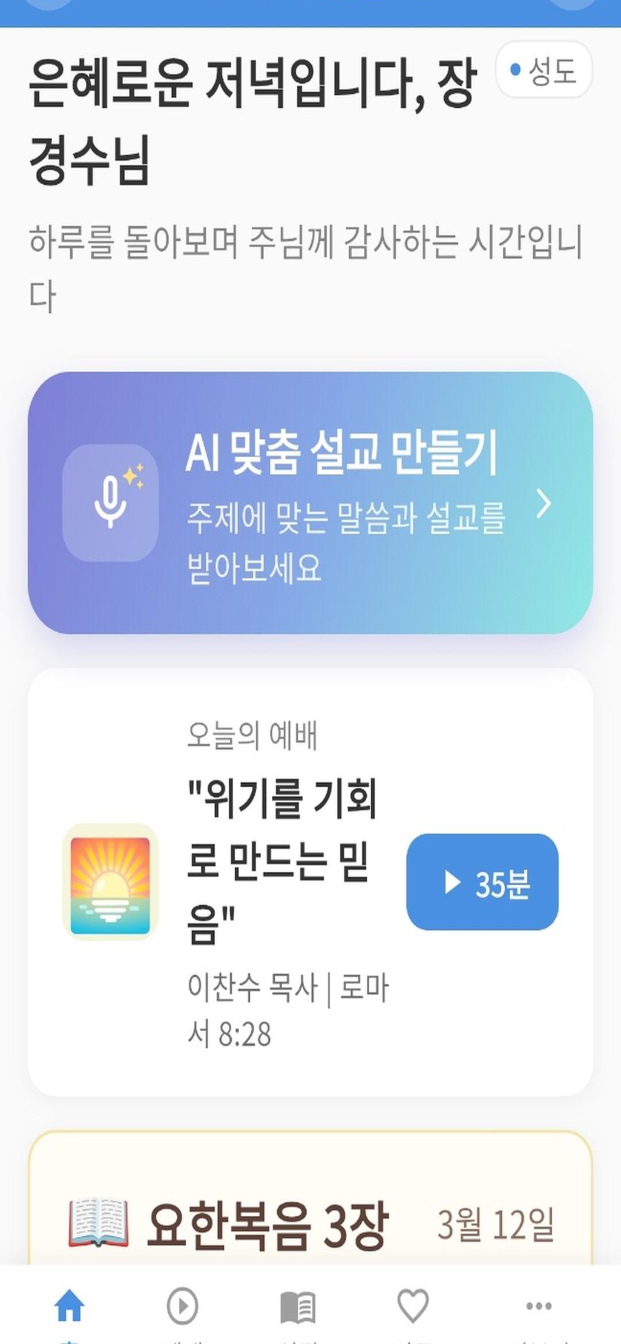
#> input picture assets/store_screenshots/iphone_65/screenshot_01.png, 1242 x 2688 px (shown at 1/2 size); its folder holds only this picture in this run
$ python fix_screenshots_final.py
#> lines starting #> are read from the running program, lines starting #| are printed output that depends on the picture
"""
정확한 크롭으로 Android 상태바/네비게이션바 완전 제거
"""
from PIL import Image
import os
import glob

# 정밀 분석 결과
TOP_CROP = 240    # Android 상태바 + 여백 (앱 파란 헤더 시작점)
BOTTOM_CROP = 241 # Android 하단 네비게이션바

def process_screenshot(input_path, output_path, target_w, target_h):
#> called with target_w = 1242, target_h = 2688
    img = Image.open(input_path)
#> img is the input picture: PIL image 1242x2688 RGB; mean R, G, B 219.1, 227.5, 237.8
    w, h = img.size
#> w = 1242; h = 2688

    # 비율로 크롭 값 조정 (iphone_65 기준으로 다른 사이즈 적용)
    ratio_w = w / 1242
#> ratio_w = 1
    ratio_h = h / 2688
#> ratio_h = 1

    top = int(TOP_CROP * ratio_h)
#> top = 240
    bottom = int(BOTTOM_CROP * ratio_h)
#> bottom = 241

    # 크롭
    cropped = img.crop((0, top, w, h - bottom))
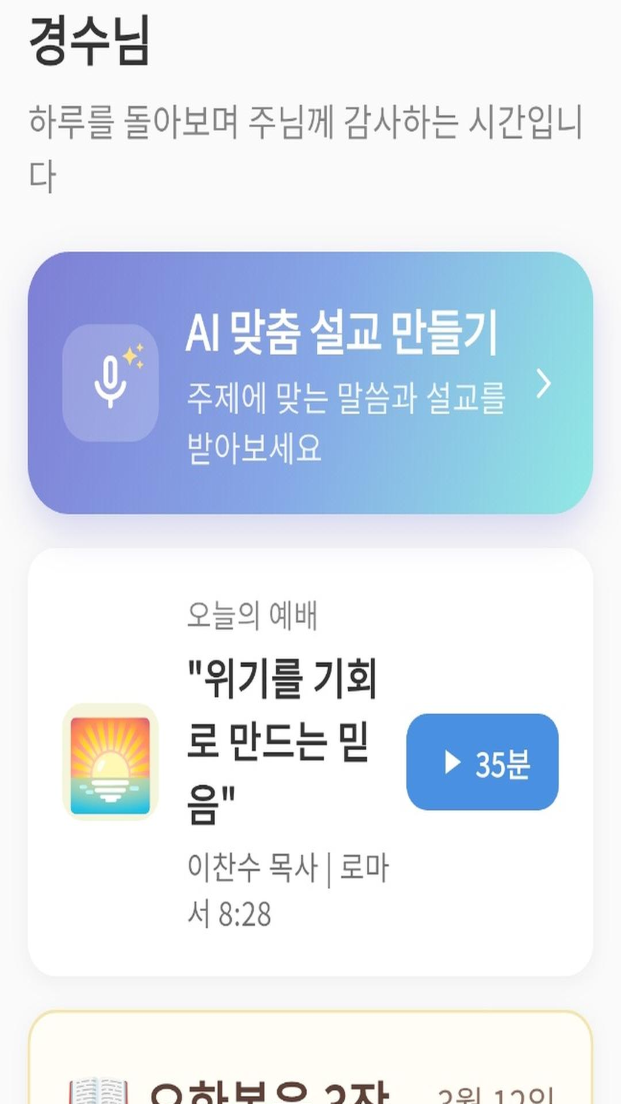
#> cropped: PIL image 1242x2207 RGB (shown at 1/2 size); mean R, G, B 219.9, 228.5, 239.3

    # 타겟 크기로 리사이즈
    result = cropped.resize((target_w, target_h), Image.LANCZOS)
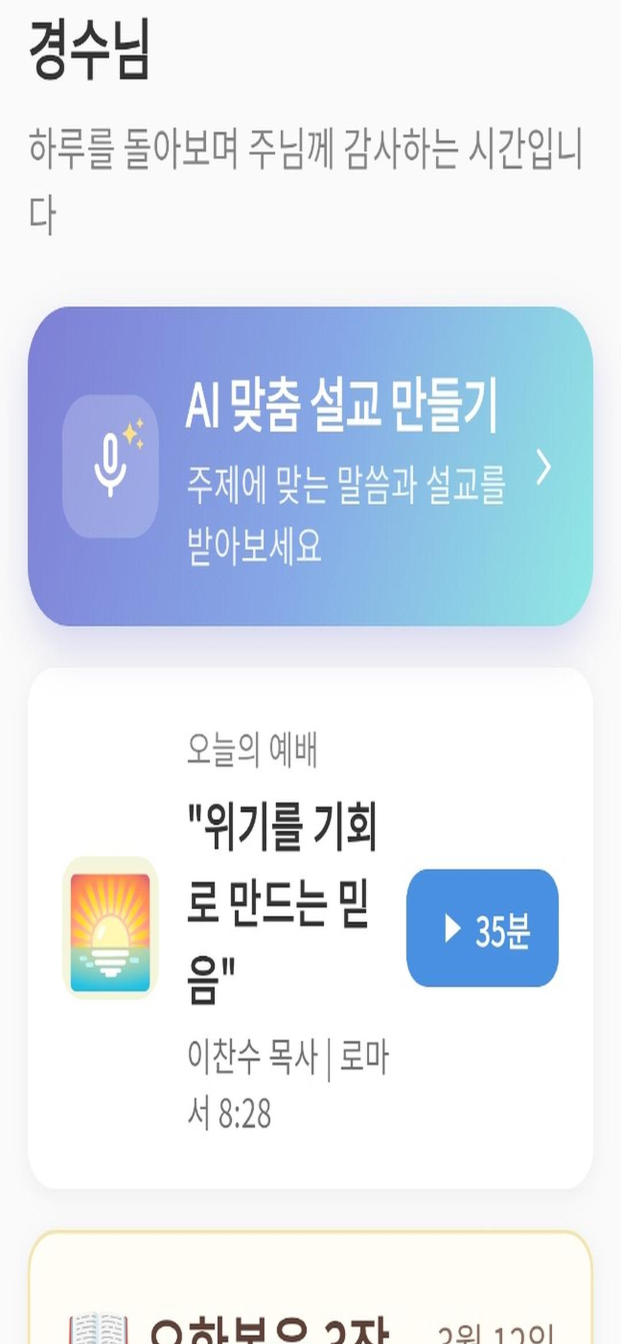
#> result: PIL image 1242x2688 RGB (shown at 1/2 size); mean R, G, B 219.9, 228.5, 239.3
    result.save(output_path, 'PNG')
    print(f"  Done: {os.path.basename(output_path)} ({w}x{h} -> {target_w}x{target_h}, crop top={top} bottom={bottom})")
#|   Done: screenshot_01.png (1242x2688 -> 1242x2688, crop top=240 bottom=241)

# 폴더별 타겟 크기
configs = [
    ('assets/store_screenshots/iphone_65', 1242, 2688),
    ('assets/store_screenshots/iphone_67', 1290, 2796),
    ('assets/store_screenshots/ipad_13',   2048, 2732),
]

for folder, tw, th in configs:
    if not os.path.exists(folder):
        print(f"Skip: {folder}")
        continue
    print(f"\nProcessing: {folder}")
    for png in sorted(glob.glob(f"{folder}/*.png")):
        process_screenshot(png, png, tw, th)

print("\n완료!")
